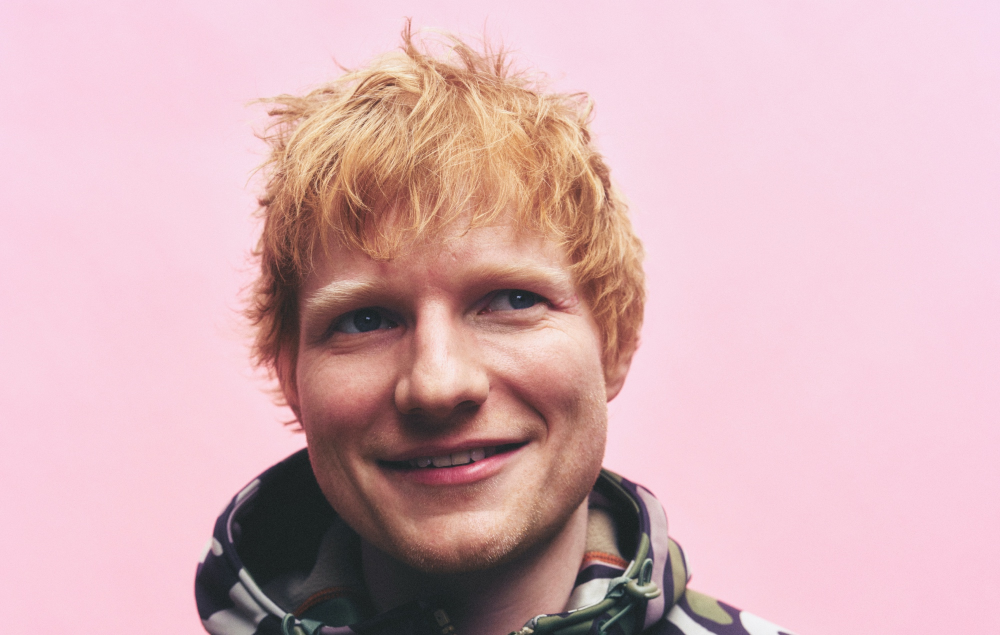
#> input picture training_images/Ed_Sheeran/DE6.jpg, 2000 x 1270 px (shown at 1/2 size); its folder holds 4 pictures in this run
$ python Day26_project.py
#> lines starting #> are read from the running program, lines starting #| are printed output that depends on the picture; after the words box and inside, x2 and y2 are one past the last pixel; in counts of white or black regions, pixels touching at a corner belong together
import cv2 as cv
import numpy as np
import os  # To navigate inside folders/files

# Load Haar Cascade face detector
face_cascade = cv.CascadeClassifier(cv.data.haarcascades + "haarcascade_frontalface_default.xml")

# Load the recognizer
recognizer = cv.face.LBPHFaceRecognizer_create()

# Path of training data folder
dataset_path = "training_images"

# Empty lists to store faces and their corresponding labels
faces = []
labels = []

# Dictionary to map labels to person names (used for display)
label_to_name = {}

# Label counter starting from 0
current_label = 0

# Loop over each folder inside 'training_data'
for person_name in os.listdir(dataset_path):
    person_folder = os.path.join(dataset_path, person_name)

    # Make sure it's a folder (not a file)
    if not os.path.isdir(person_folder):
        continue

    # Map the current label to the person's name
    label_to_name[current_label] = person_name

    # Loop over images inside that person's folder
    for image_name in os.listdir(person_folder):
        image_path = os.path.join(person_folder, image_name)

        # Read image in grayscale
        image = cv.imread(image_path, cv.IMREAD_GRAYSCALE)
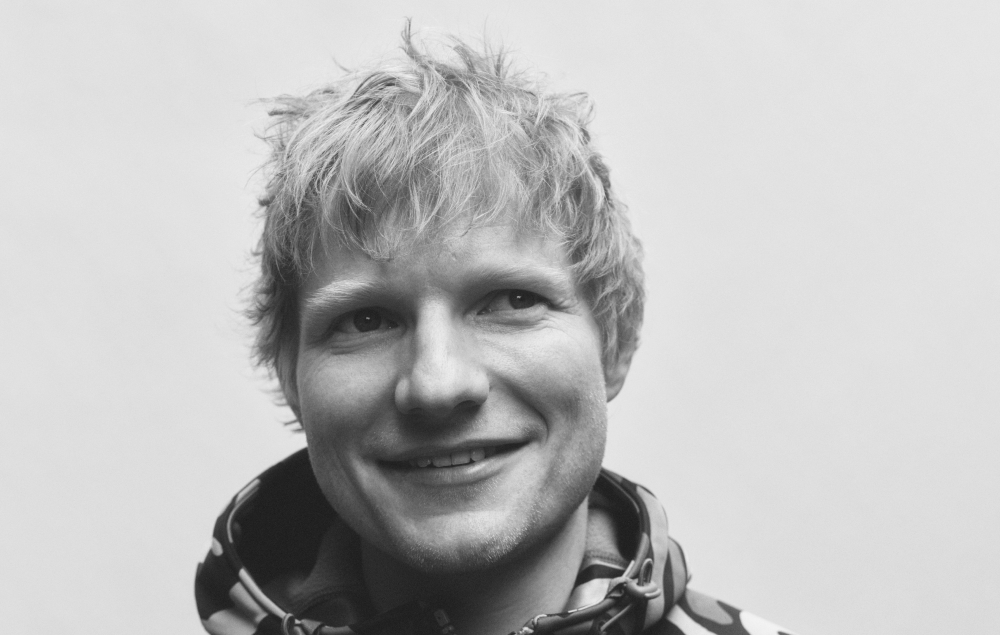
#> image: shape (1270, 2000) (shown at 1/2 size); min 21, max 245, mean 189.9

        if image is None:
            continue  # Skip if image can't be loaded

        # Detect the face in the image
        faces_rect = face_cascade.detectMultiScale(image, scaleFactor = 1.1, minNeighbors = 5)
#> faces_rect = [[480, 323, 781, 781]]

        for (x, y, w, h) in faces_rect:
            # Crop and resize the faces
            face_roi = image[y:y+h, x:x+w]
            face_resized = cv.resize(face_roi, (200, 200))

            # Store the face and its label
            faces.append(face_resized)
            labels.append(current_label)
#> this loop made 1 pass
#> pass 1, `face_roi = image[y:y+h, x:x+w]`:
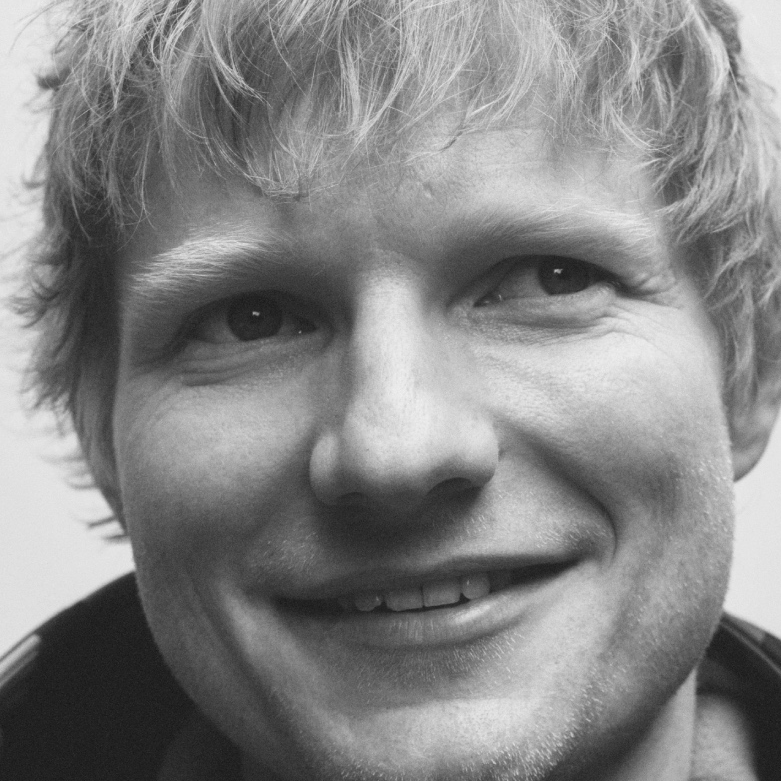
#> face_roi: shape (781, 781); min 21, max 241, mean 133.4
#> after the loop, faces = 1 item; labels = [0]

    current_label += 1  # Move to next label for next person
#> current_label = 1
#> pass 2 of the loop `for person_name in os.listdir(dataset_path):`:
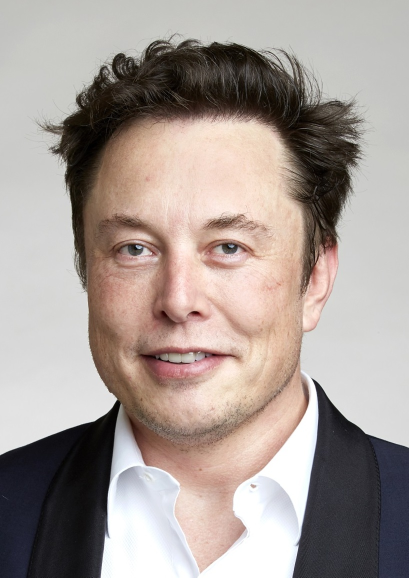
#> input picture training_images/Elon_Musk/EM1.jpg, 817 x 1155 px (shown at 1/2 size)
#> `image = cv.imread(image_path, cv.IMREAD_GRAYSCALE)`:
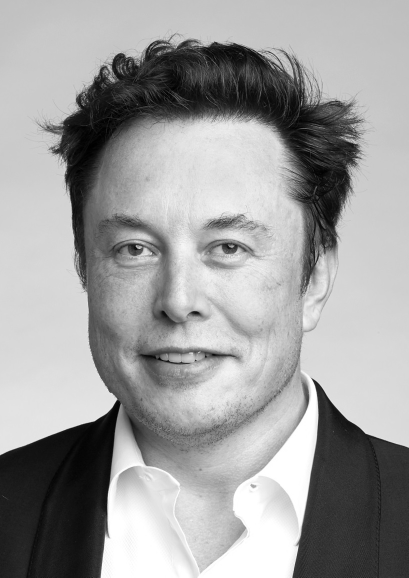
#> image: shape (1155, 817) (shown at 1/2 size); min 0, max 255, mean 158.2
#> faces_rect = [[107, 282, 534, 534]]
#> the loop `for (x, y, w, h) in faces_rect:` made 1 pass
#> pass 1, `face_roi = image[y:y+h, x:x+w]`:
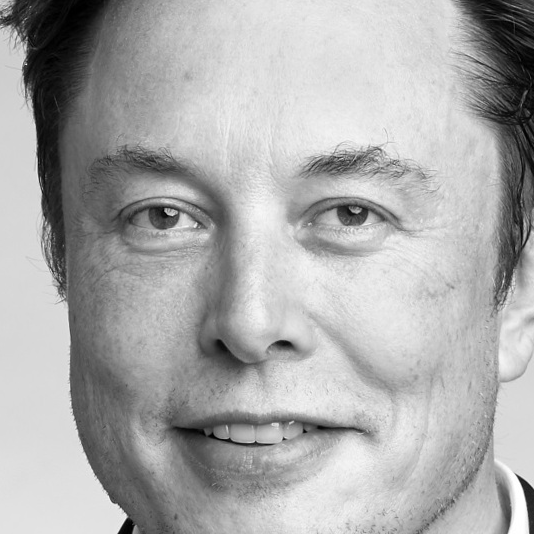
#> face_roi: shape (534, 534); min 0, max 255, mean 170.9
#> current_label = 2

# Convert lists to numpy arrays
faces = np.array(faces)
labels = np.array(labels)

# Train the recognizer
recognizer.train(faces, labels)
print("Training complete!")

# Load test image
test_img = cv.imread(r"training_images\Ed_Sheeran\ED8.jpg")
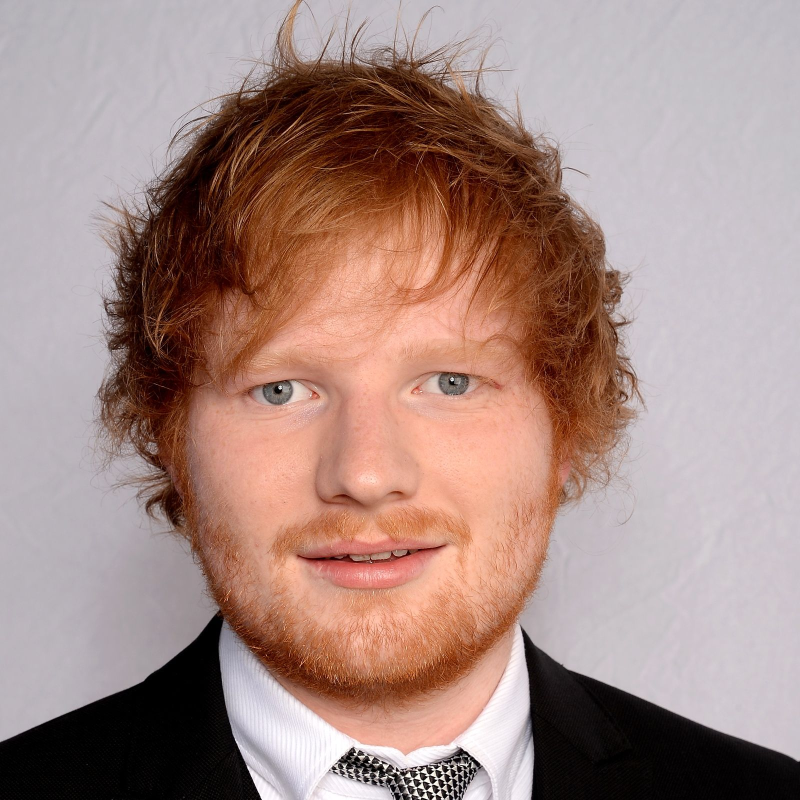
#> input picture training_images/Ed_Sheeran/ED8.jpg, 1600 x 1600 px, found by its file name (shown at 1/2 size)
#> test_img is the input picture: shape (1600, 1600, 3); mean B, G, R 132, 138.3, 165.5
test_gray = cv.cvtColor(test_img, cv.COLOR_BGR2GRAY)
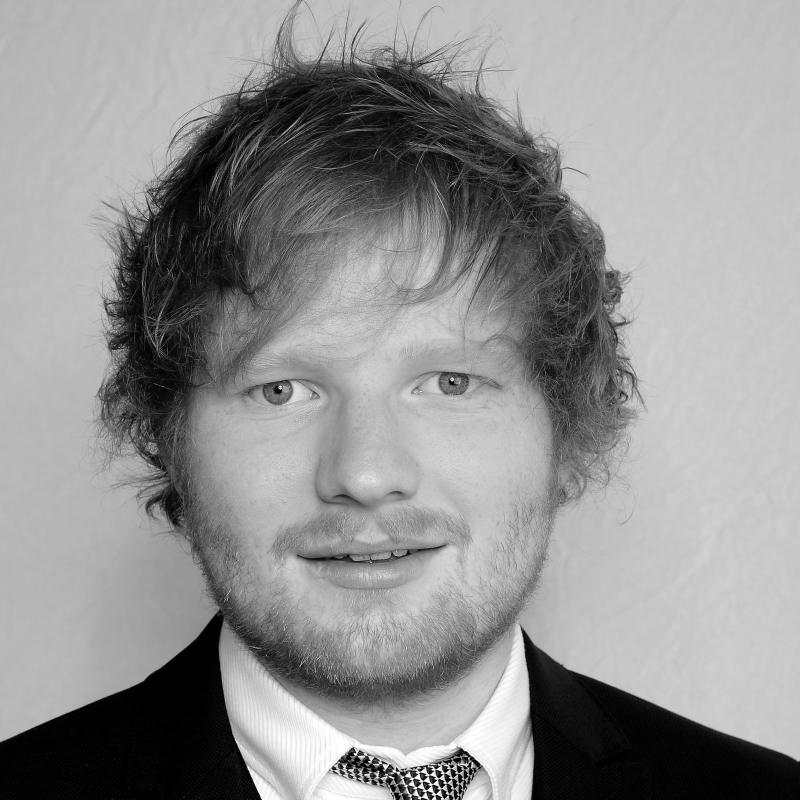
#> test_gray: shape (1600, 1600) (shown at 1/2 size); min 0, max 255, mean 145.7

# Detect faces in the test image
test_faces = face_cascade.detectMultiScale(test_gray, scaleFactor=1.1, minNeighbors=5)
#> test_faces = [[298, 449, 864, 864]]

# Loop through detected faces
for (x, y, w, h) in test_faces:
    face_roi = test_gray[y:y+h, x:x+w]
    face_resized = cv.resize(face_roi, (200, 200))

    # Predict the label of the face
    label, confidence = recognizer.predict(face_resized)

    # Map label to person's name
    person_name = label_to_name[label]

    # Draw rectangle and name on the image
    text = f"{person_name} ({round(confidence, 2)})"
    cv.rectangle(test_img, (x, y), (x+w, y+h), (0, 255, 0), 2)
    cv.putText(test_img, text, (x, y - 10), cv.FONT_HERSHEY_SIMPLEX, 0.7, (0, 255, 0), 2)
#> this loop made 1 pass
#> (x, y, w, h, label, confidence, person_name, text) on pass 1: (298, 449, 864, 864, 0, 33.47, 'Ed_Sheeran', 'Ed_Sheeran (33.47)')
#> pass 1, `face_roi = test_gray[y:y+h, x:x+w]`:
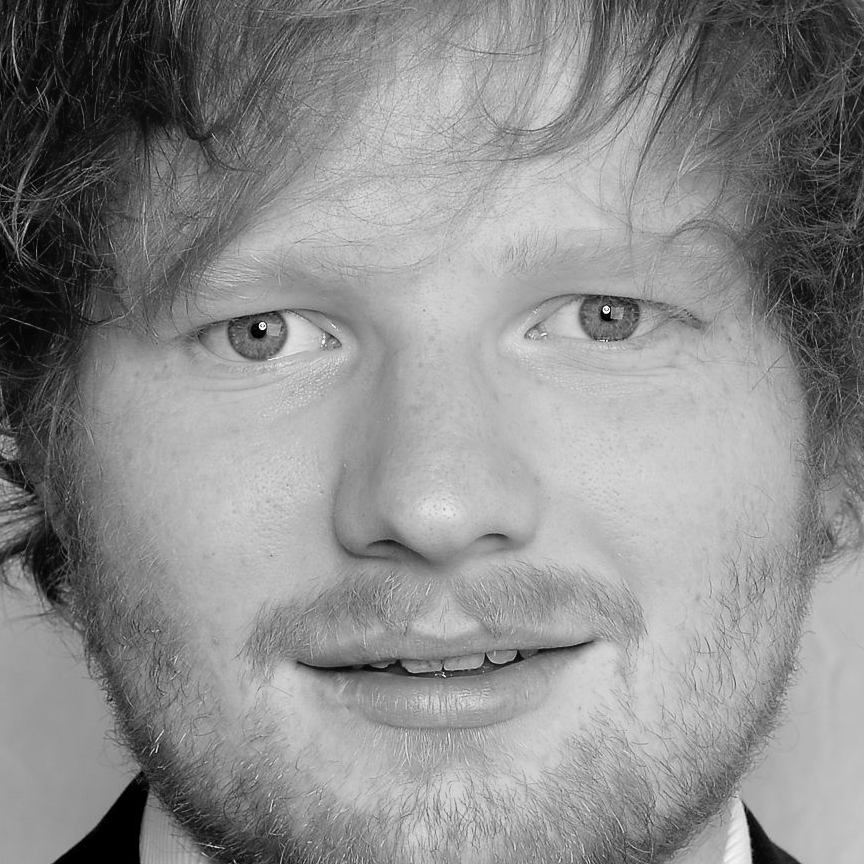
#> face_roi: shape (864, 864); min 0, max 255, mean 139.4
#> pass 1, `face_resized = cv.resize(face_roi, (200, 200))`:
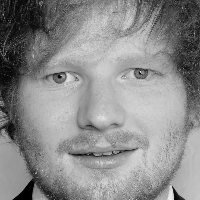
#> face_resized: shape (200, 200); min 0, max 241, mean 139.3
#> after the loop:
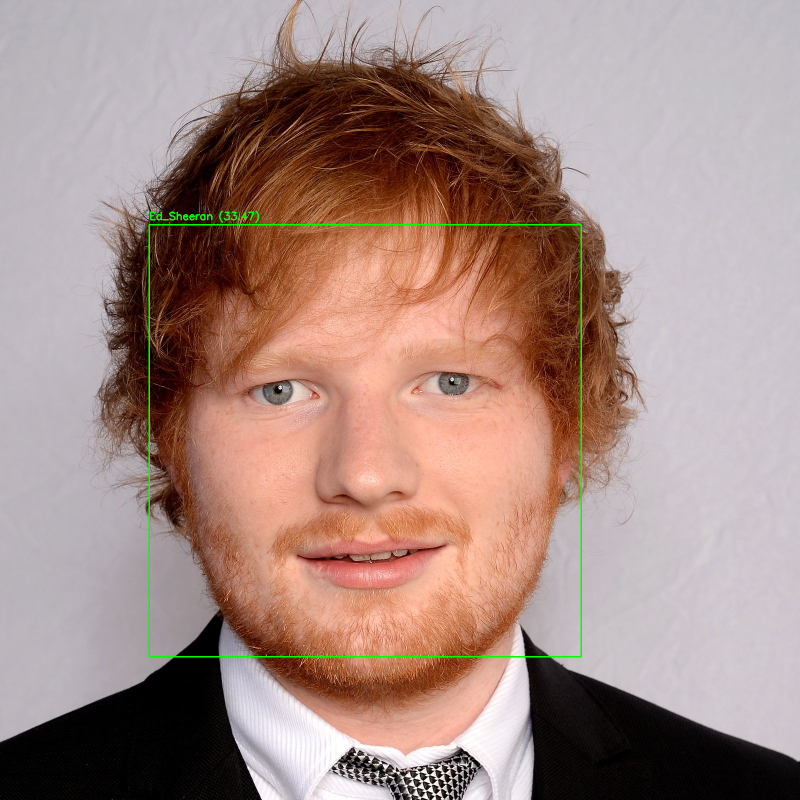
#> test_img: shape (1600, 1600, 3) (shown at 1/2 size); 0.46% of pixels changed, all inside (x1, y1, x2, y2) = (297, 421, 1164, 1315)

# Show result
cv.imshow("Recognition Result", test_img)
cv.waitKey(0)
cv.destroyAllWindows()
